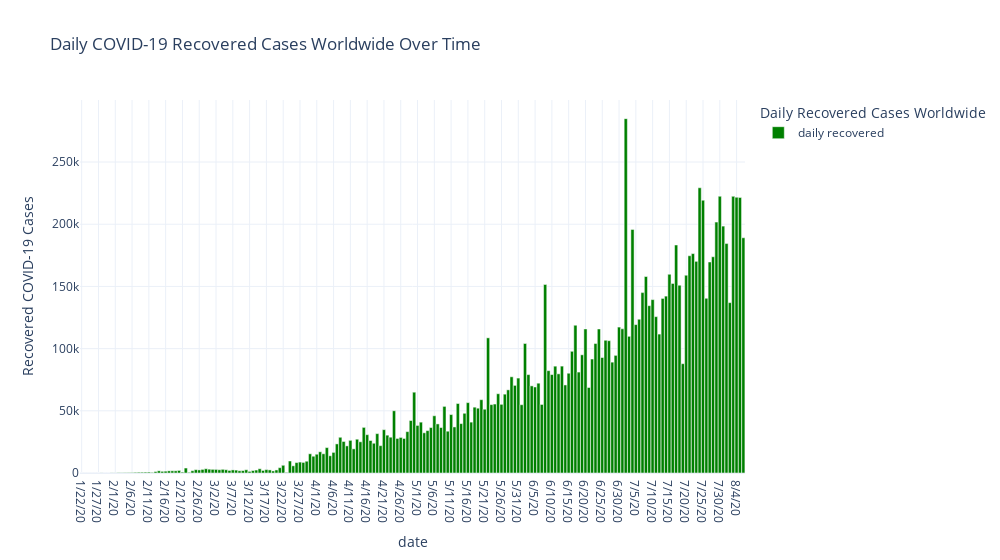

Notebook source saved alongside this figure:
### Markdown cell above
# Daily COVID-19 Recovered Cases Worldwide

### Code cell
world_rate_df['daily recovered'] = world_rate_df.recovered.diff()
world_rate_df.iloc[0,8]=0

world_rate_long_df = world_rate_df.melt(id_vars="date",
                                        value_vars='daily recovered',
                                        var_name="Daily Recovered Cases Worldwide",
                                        value_name="Recovered COVID-19 Cases")
fig = px.bar(world_rate_long_df, x="date", y="Recovered COVID-19 Cases", 
              title='Daily COVID-19 Recovered Cases Worldwide Over Time',
              color='Daily Recovered Cases Worldwide',
              template='plotly_white'
            )

fig.update_layout(
        width = 1000,
        xaxis_showgrid=True, yaxis_showgrid=True,
        bargap=0.05
        )

fig.update_traces(marker_color='green')

fig.show();

### Figure 1 — Plotly figure (JSON) as saved in the notebook; plotly's stock layout.template omitted (floating-point values rounded to 4 significant figures; data arrays with more than 128 entries replaced by an {"elided": "..."} marker saying what was removed)
{"data": [{"alignmentgroup": "True", "hovertemplate": "Daily Recovered Cases Worldwide=daily recovered<br>date=%{x}<br>Recovered COVID-19 Cases=%{y}<extra></extra>", "legendgroup": "daily recovered", "marker": {"color": "green"}, "name": "daily recovered", "offsetgroup": "daily recovered", "orientation": "v", "showlegend": true, "textposition": "auto", "type": "bar", "x": {"elided": "198 str values"}, "xaxis": "x", "y": {"elided": "198 int values"}, "yaxis": "y"}], "layout": {"bargap": 0.05, "barmode": "relative", "legend": {"title": {"text": "Daily Recovered Cases Worldwide"}, "tracegroupgap": 0}, "title": {"text": "Daily COVID-19 Recovered Cases Worldwide Over Time"}, "width": 1000, "xaxis": {"anchor": "y", "domain": [0, 1], "showgrid": true, "title": {"text": "date"}}, "yaxis": {"anchor": "x", "domain": [0, 1], "showgrid": true, "title": {"text": "Recovered COVID-19 Cases"}}}}
